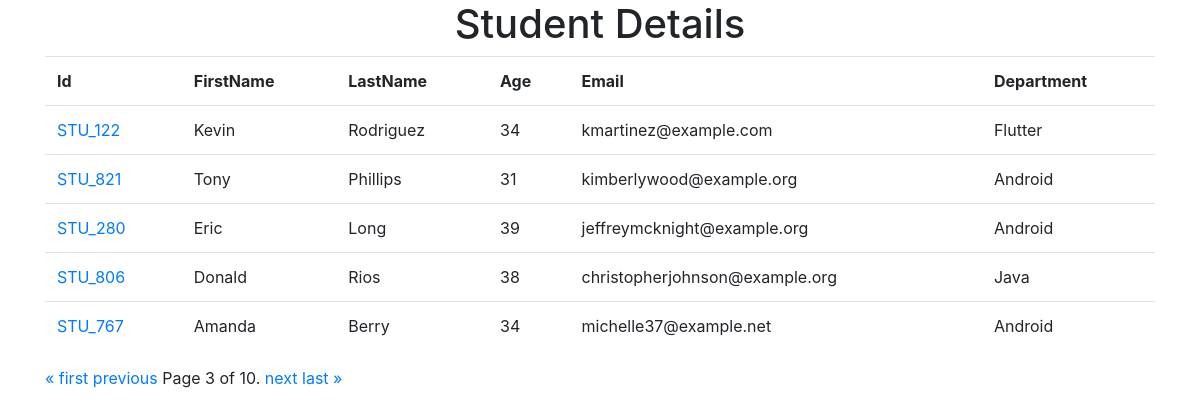
/?page=3, run on the app's committed database.
### studentapp/models.py (models this page shows)
class Student(models.Model):
    dept = models.ForeignKey(Department, on_delete=models.CASCADE)
    student_id = models.OneToOneField(StudentId, on_delete=models.CASCADE)
    firstname = models.CharField(max_length=50)
    lastname = models.CharField(max_length=50)
    age = models.IntegerField()
    email=models.CharField(max_length=50)

class StudentId(models.Model):
    student_id = models.CharField(max_length=20)

class Department(models.Model):
    deptname = models.CharField(max_length=50)

### studentapp/views.py (the view)
# urls.py: path("",index,name="index"),
def index(request):
    studentData = Student.objects.all()
    paginator = Paginator(studentData, 5)
    page_number = request.GET.get("page")
    page_obj = paginator.get_page(page_number)
    return render(request, 'index.html',{"studentData":page_obj})

### templates/index.html (shortened to what this page needs)
<!DOCTYPE html>
<html lang="en">
<head>
    <link rel="stylesheet" href="https://cdn.jsdelivr.net/npm/bootstrap@4.4.1/dist/css/bootstrap.min.css"
>
</head>
<body>
    <div class="container">
        <div class="row">
            <div class="col-12">
                <h1 align="center">Student Details</h1>
                <table class="table">
                    <tr>
                        <th>Id</th>
                        <th>FirstName</th>
                        <th>LastName</th>
                        <th>Age</th>
                        <th>Email</th>
                        <th>Department</th>
                    </tr>
                    {%for i in studentData%}
                    <tr>
                        <td><a href="{%url 'marks' i.student_id.student_id%}">{{i.student_id.student_id}}</a></td>
                        <td>{{i.firstname}}</td>
                        <td>{{i.lastname}}</td>
                        <td>{{i.age}}</td>
                        <td>{{i.email}}</td>
                        <td>{{i.dept.deptname}}</td>
                    </tr>
                    {%endfor%}
                </table>
                <div class="pagination">
                    <span class="step-links">
                        {% if studentData.has_previous %}
                        <a href="?page=1">&laquo; first</a>
                        <a href="?page={{ studentData.previous_page_number }}">previous</a>
                        {% endif %}
                        <span class="current">
                            Page {{ studentData.number }} of {{ studentData.paginator.num_pages }}.
                        </span>
                        {% if studentData.has_next %}
                        <a href="?page={{ studentData.next_page_number }}">next</a>
                        <a href="?page={{ studentData.paginator.num_pages }}">last &raquo;</a>
                        {% endif %}
                    </span>
                </div>
            </div>
        </div>
    </div>
</body>
</html>

### data on the page
Student: student_id.student_id "STU_122", firstname "Kevin", lastname "Rodriguez", age "34", email "kmartinez@example.com", dept.deptname "Flutter"
Student: student_id.student_id "STU_821", firstname "Tony", lastname "Phillips", age "31", email "kimberlywood@example.org", dept.deptname "Android"
Student: student_id.student_id "STU_280", firstname "Eric", lastname "Long", age "39", email "jeffreymcknight@example.org", dept.deptname "Android"
Student: student_id.student_id "STU_806", firstname "Donald", lastname "Rios", age "38", email "christopherjohnson@example.org", dept.deptname "Java"
Student: student_id.student_id "STU_767", firstname "Amanda", lastname "Berry", age "34", email "michelle37@example.net", dept.deptname "Android"

### other printed values
{{ studentData.number }} "3"
{{ studentData.paginator.num_pages }} "10"
